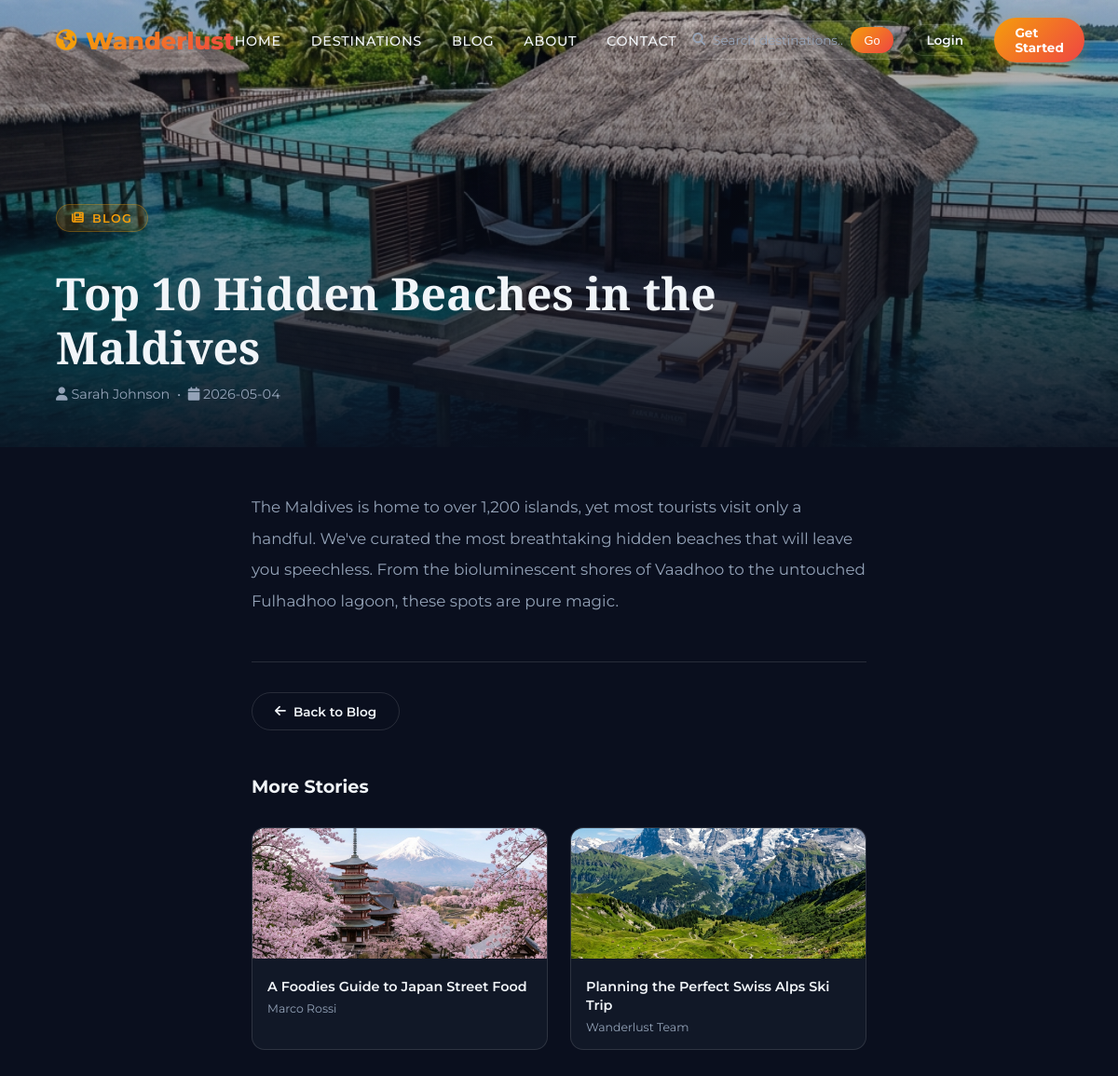
The app's page /blog/top-10-maldives-beaches with its own data.
### tables this page shows
CREATE TABLE blog_posts (
    id INTEGER PRIMARY KEY AUTOINCREMENT,
    title TEXT NOT NULL,
    slug TEXT NOT NULL UNIQUE,
    excerpt TEXT NOT NULL,
    content TEXT NOT NULL,
    image_url TEXT NOT NULL,
    author TEXT DEFAULT 'Wanderlust Team',
    created_at DATETIME DEFAULT CURRENT_TIMESTAMP
);

### app.py (the view)
@app.route('/blog/<slug>')
def blog_post(slug):
    db = get_db()
    post = db.execute('SELECT * FROM blog_posts WHERE slug=?', (slug,)).fetchone()
    if not post:
        flash('Post not found.', 'danger')
        return redirect(url_for('blog'))
    others = [dict(r) for r in db.execute('SELECT * FROM blog_posts WHERE slug!=? LIMIT 2', (slug,)).fetchall()]
    return render_template('blog_post.html', post=dict(post), others=others)

### app.py (called while the page is built)
def get_db():
    if 'db' not in g:
        g.db = sqlite3.connect(DB_PATH)
        g.db.row_factory = sqlite3.Row
    return g.db

@app.teardown_appcontext
def teardown_db(exc):
    db = g.pop('db', None)
    if db: db.close()

@app.context_processor
def inject_globals():
    db = get_db()
    wishlist_ids = []
    if 'user_id' in session:
        rows = db.execute('SELECT package_id FROM wishlist WHERE user_id=?', (session['user_id'],)).fetchall()
        wishlist_ids = [r['package_id'] for r in rows]
    return {'now_date': date.today().isoformat(), 'wishlist_ids': wishlist_ids}

### templates/blog_post.html (shortened to what this page needs)
<!DOCTYPE html>
<html lang="en">
<head>
  <link rel="stylesheet" href="https://cdnjs.cloudflare.com/ajax/libs/font-awesome/6.5.0/css/all.min.css"/>
  <link rel="stylesheet" href="{{ url_for('static', filename='style.css') }}"/>
</head>
<body>
  {% include 'navbar.html' %}
  <div class="post-hero" style="background-image:url('{{ url_for('static', filename='images/' + post.image_url) }}')">
    <div class="post-hero-content">
      <div class="hero-badge"><i class="fas fa-newspaper"></i> Blog</div>
      <h1 style="font-family:'Playfair Display',serif;font-size:clamp(1.8rem,4vw,3rem);margin-top:.8rem;line-height:1.2;">{{ post.title }}</h1>
      <p style="color:var(--text-muted);margin-top:.8rem;font-size:.9rem;"><i class="fas fa-user"></i> {{ post.author }} &nbsp;&bull;&nbsp; <i class="fas fa-calendar"></i> {{ post.created_at[:10] }}</p>
    </div>
  </div>
  <div class="post-body">
    <div class="post-content">{{ post.content }}</div>
    <div style="margin-top:3rem;padding-top:2rem;border-top:1px solid var(--border);">
      <a href="{{ url_for('blog') }}" class="btn-outline" style="padding:.7rem 1.5rem;display:inline-flex;align-items:center;gap:.5rem;"><i class="fas fa-arrow-left"></i> Back to Blog</a>
    </div>
    {% if others %}
    <div style="margin-top:3rem;">
      <h3 style="font-size:1.2rem;font-weight:700;margin-bottom:1.5rem;">More Stories</h3>
      <div class="related-grid">
        {% for o in others %}
        <a href="{{ url_for('blog_post', slug=o.slug) }}" style="background:var(--secondary);border:1px solid var(--border);border-radius:14px;overflow:hidden;text-decoration:none;display:block;transition:all .3s;" onmouseover="this.style.borderColor='var(--accent)'" onmouseout="this.style.borderColor='var(--border)'">
          <img src="{{ url_for('static', filename='images/' + o.image_url) }}" style="width:100%;height:140px;object-fit:cover;"/>
          <div style="padding:1rem;"><div style="font-weight:600;color:var(--text);font-size:.9rem;line-height:1.4;">{{ o.title }}</div><div style="font-size:.78rem;color:var(--text-muted);margin-top:.4rem;">{{ o.author }}</div></div>
        </a>
        {% endfor %}
      </div>
    </div>
    {% endif %}
  </div>
</body>
</html>

### static/style.css (style rules this page uses)
:root { --primary: #0a0f1e; --secondary: #111827; --accent: #f59e0b; --accent2: #06b6d4; --text: #f1f5f9; --text-muted: #94a3b8; --card-bg: rgba(255,255,255,0.05); --glass: rgba(255,255,255,0.08); --border: rgba(255,255,255,0.12); --radius: 16px; --shadow: 0 25px 60px rgba(0,0,0,0.4); --gradient: linear-gradient(135deg, #f59e0b, #ef4444); }
* { margin:0; padding:0; box-sizing:border-box; }
html { scroll-behavior:smooth; }
body { font-family:'Montserrat',sans-serif; background:var(--primary); color:var(--text); overflow-x:hidden; }
.btn-outline { padding:0.5rem 1.2rem; border:1px solid var(--border); color:var(--text); border-radius:50px; font-size:0.85rem; font-weight:600; text-decoration:none; transition:all 0.3s; background:transparent; cursor:pointer; font-family:inherit; }
.hero-badge { display:inline-flex; align-items:center; gap:0.5rem; background:rgba(245,158,11,0.15); border:1px solid rgba(245,158,11,0.3); color:var(--accent); padding:0.4rem 1rem; border-radius:50px; font-size:0.8rem; font-weight:600; letter-spacing:0.1em; text-transform:uppercase; margin-bottom:1.5rem; }

### templates/blog_post.html (style rules this page uses)
.post-hero { position:relative;height:60vh;background:center/cover no-repeat;display:flex;align-items:flex-end; }
.post-hero::before { content:'';position:absolute;inset:0;background:linear-gradient(to top,rgba(10,15,30,.95),rgba(10,15,30,.2)); }
.post-hero-content { position:relative;z-index:2;padding:3rem 5%;width:100%;max-width:900px; }
.post-body { max-width:780px;margin:0 auto;padding:3rem 5%; }
.post-content { color:var(--text-muted);line-height:2;font-size:1.05rem; }
.related-grid { display:grid;grid-template-columns:repeat(auto-fit,minmax(240px,1fr));gap:1.5rem;margin-top:2rem; }

### records on screen
blog_posts: image_url (picture), title "Top 10 Hidden Beaches in the Maldives", author "Sarah Johnson", created_at "2026-05-04", content "The Maldives is home to over 1,200 islands, yet most tourists visit only a handful. We've curated the most breathtaking hidden beaches that will leave you speechless. From the bioluminescent shores of Vaadhoo to the untouched Fulhadhoo lagoon, these spots are pure magic."
blog_posts: image_url (picture), title "A Foodies Guide to Japan Street Food", author "Marco Rossi"
blog_posts: image_url (picture), title "Planning the Perfect Swiss Alps Ski Trip", author "Wanderlust Team"
